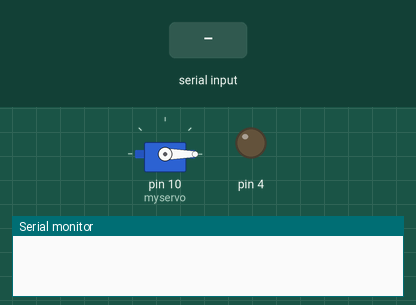
Simulated run of this sketch. Board: Arduino Uno, built with avr-gcc and run on an emulated ATmega328P. Parts: servo, output pins drawn as LEDs (lit = HIGH), the last lines printed to the serial monitor. The test bench sets the inputs (shaded band).

Above: at 1.2 s.
1.3 s: "1\n" received over the second serial link
At 1.45 s:
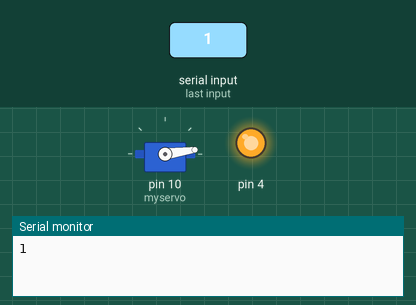
At 4.8 s:
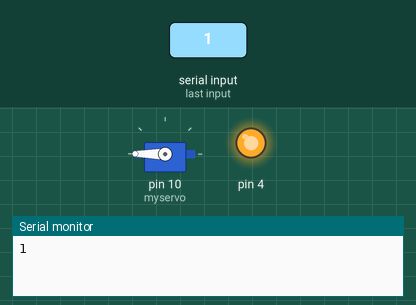
Timing chart, 0 to 9.3 s (numbered marks = the images above; inputs shaded):
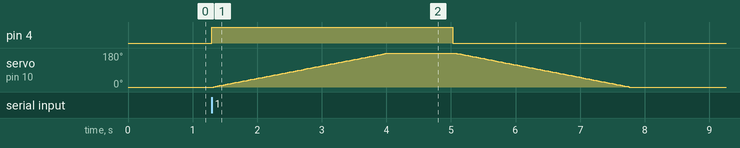

The sketch:

servo.ino
```cpp
#include <SoftwareSerial.h>
#include <Servo.h>

SoftwareSerial mySerial(9,8);
Servo myservo;

int switch1 = 2;
int pos = 0;

void setup() {
  // put your setup code here, to run once:
  Serial.begin(9600);
  mySerial.begin(9600);
  myservo.attach(10);
  myservo.write(0);
  pinMode(4,OUTPUT);
}

void loop() {
  switch1=2;
  // put your main code here, to run repeatedly:
  if(mySerial.available()>0){
    switch1 = mySerial.parseInt();
    Serial.print(switch1);
  }
  if(switch1==1){
    digitalWrite(4, HIGH);
    for (; pos <= 180; pos += 1) { // goes from 0 degrees to 180 degrees
      myservo.write(pos);
      delay(15);
    }
  }
  if(switch1==0){
    digitalWrite(4, LOW);
    for (; pos >= 0; pos -= 1) { // goes from 0 degrees to 180 degrees
      myservo.write(pos);
      delay(15);
    }
  }
}
```

Measured:
- after the input at 1.3 s, pin 4: LOW → HIGH at once, → LOW 3.7 s later; servo on pin 10 (myservo): rises from 0° to 180° in 2.7 s, then falls to 0° in 3.7 s
